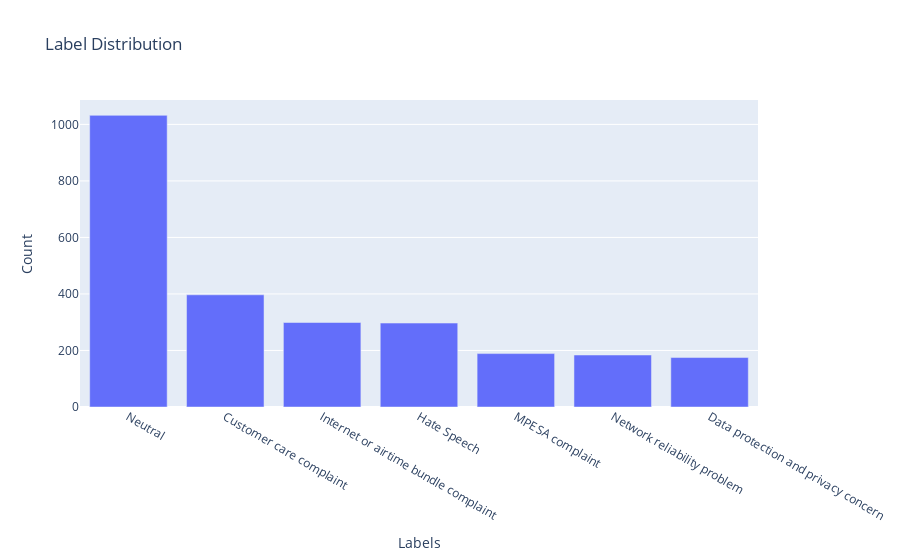

Notebook code for this chart:
### Code cell
#visualize the label distribution
import plotly.express as px
fig = px.bar(
    Saf_tweets['Labels'].value_counts().reset_index(),
    x='index',
    y='Labels',
    labels={'index': 'Labels', 'Labels': 'Count'},
    title='Label Distribution'
)
fig.show()

### Figure 1 — Plotly figure (JSON) as saved in the notebook; plotly's stock layout.template omitted (floating-point values rounded to 4 significant figures)
{"data": [{"alignmentgroup": "True", "hovertemplate": "Labels=%{x}<br>Count=%{y}<extra></extra>", "legendgroup": "", "marker": {"color": "#636efa"}, "name": "", "offsetgroup": "", "orientation": "v", "showlegend": false, "textposition": "auto", "type": "bar", "x": ["Neutral", "Customer care complaint", "Internet or airtime bundle complaint", "Hate Speech", "MPESA complaint", "Network reliability problem", "Data protection and privacy concern"], "xaxis": "x", "y": [1032, 397, 299, 297, 189, 184, 175], "yaxis": "y"}], "layout": {"barmode": "relative", "legend": {"tracegroupgap": 0}, "title": {"text": "Label Distribution"}, "xaxis": {"anchor": "y", "domain": [0, 1], "title": {"text": "Labels"}}, "yaxis": {"anchor": "x", "domain": [0, 1], "title": {"text": "Count"}}}}
